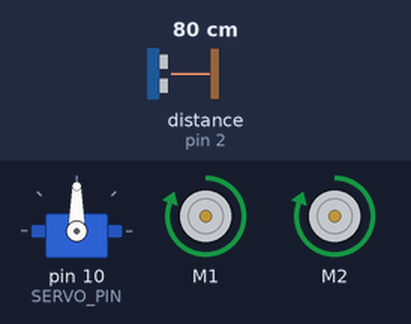
Recording of a program running on a simulated Arduino Uno, built with avr-gcc and run on an emulated ATmega328P. Parts: servo, 2 × DC motor (green arrow = forward, orange = backward, longer = faster). Wiring (inferred from the names in the program): ultrasonic range finder: trigger pin 13; echo pin 2. Inputs (shaded band) come from the test bench; at power-on: distance to the obstacle (sensor on pin 2) 80 cm. The echo pulse lasts 58.3 µs per cm.

Above: at 1.0 s.
1.1 s: distance to the obstacle (sensor on pin 2) set to 22 cm
2.6 s: distance to the obstacle (sensor on pin 2) set to 18 cm
At 5.3 s:
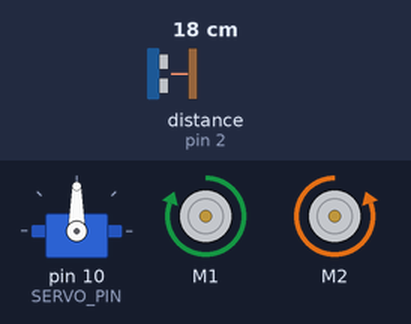
5.6 s: distance to the obstacle (sensor on pin 2) set to 2 cm
8.6 s: distance to the obstacle (sensor on pin 2) set to 35 cm
At 9.6 s:
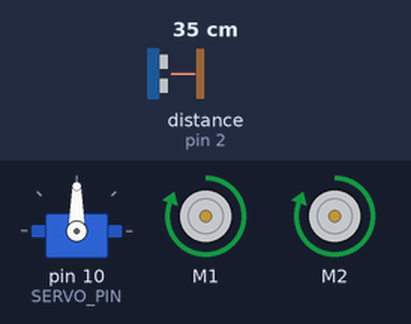
10.7 s: distance to the obstacle (sensor on pin 2) set to 4 cm
At 10.9 s:
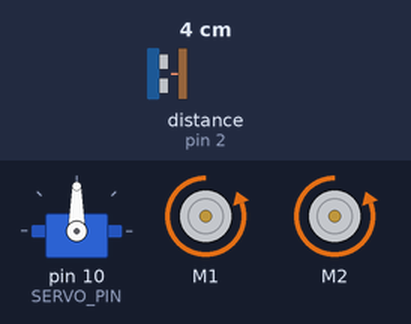
Timing chart, 0 to 14.7 s (numbered marks = the images above; inputs shaded):
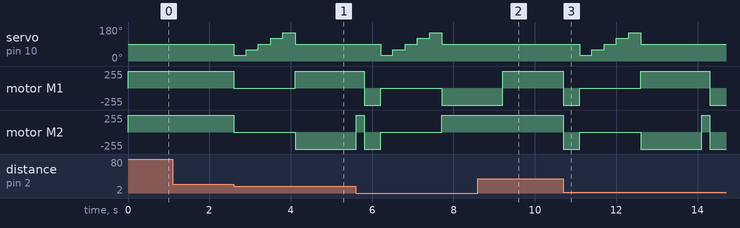

Measured:
- the behaviour switches between 21 and 20 cm on distance to the obstacle (sensor on pin 2) (found by bisection; images 0 and 1)
- after the input at 1.1 s, every drawn part: stays the same
- after the input at 2.6 s, servo on pin 10 (SERVO_PIN): 90° → 30° at once, → 60° 0.30 s later, → 90° 0.30 s later, → 120° 0.30 s later, … (6 changes in this stretch); motor M1: forward 255/255 → stopped at once, → forward 255/255 1.5 s later; motor M2: forward 255/255 → stopped at once, → backward 255/255 1.5 s later
- after the input at 8.6 s, servo on pin 10 (SERVO_PIN): stays 90° (without the input it goes to 30° after 1.2 s); motor M1: goes on until 9.2 s, then stays forward 255/255; motor M2: stays forward 255/255 (without the input it goes to backward 255/255 after 0.82 s)
- after the input at 10.7 s, servo on pin 10 (SERVO_PIN): 90° → 30° after 0.40 s, → 60° 0.30 s later, → 90° 0.30 s later, → 120° 0.30 s later, … (6 changes in this stretch); motor M1: forward 255/255 → backward 255/255 at once, → stopped 0.40 s later, → forward 255/255 1.5 s later, → backward 255/255 1.7 s later

The program:

main.cpp
```cpp
#include <Arduino.h>
#include "Sonar.h"
#include "ServoControl.h"
#include "MotorControl.h"
#include "State.h"

#define CHECK_INTERVAL 200
#define DIST_THRESHOLD 20
#define CRITICAL_DISTANCE 10
#define TURN_INTERVAL 1000
#define BACKWARD_TIME 400

#define MAX_TURN_ANGLE 60
#define MIN_TURN_TIME 500
#define MAX_TURN_TIME 1500


void mySetup() {
    Serial.begin(9600);
    initSonar();
    initEchoInterrupt();

    initServoControl();
    initMotorControl();
}

State_t currentState = IDLE;
uint32_t lastActionTime = 0;
uint16_t leftDistance = 0;
uint16_t rightDistance = 0;

uint32_t turnStartTime = 0;
uint32_t turnDuration = 0;

int bestAngle = 0;
int angleOffset = 0;
int absOffset = 0;


int main() {
    init();
    mySetup();


    while (true) {
        switch (currentState) {
            case IDLE:
                stopMotors();
                lookCenter();
                currentState = GO_FORWARD;
                lastActionTime = millis();
                break;

            case GO_FORWARD:
                forwardMotors();
                if (millis() - lastActionTime > CHECK_INTERVAL) {
                    uint16_t dist = measureDistance();
                    if (dist < CRITICAL_DISTANCE) {
                        stopMotors();
                        turnDuration = BACKWARD_TIME;
                        currentState = GO_BACKWARD;
                        lastActionTime = millis();
                    } else if (dist < DIST_THRESHOLD) {
                        currentState = OBSTACLE_DETECTED;
                        lastActionTime = millis();
                    }
                }

                break;

            case GO_BACKWARD:
                backwardMotors();
                if (millis() - lastActionTime > turnDuration) {
                    currentState = OBSTACLE_DETECTED;
                    lastActionTime = millis();
                }

                break;

            case OBSTACLE_DETECTED:
                stopMotors();
                currentState = SCAN_ALL;
                lastActionTime = millis();
                break;

            case SCAN_ALL:
                clearLookPoints();
                scanAllLookPoints();
                currentState = DECIDE_DIRECTION;
                lastActionTime = millis();
                break;

            case DECIDE_DIRECTION:
                bestAngle = getBestAngle();
                angleOffset = bestAngle - SERVO_CENTER_ANGLE;
                absOffset = abs(angleOffset);

                turnDuration = map(absOffset, 0, MAX_TURN_ANGLE, MIN_TURN_TIME, MAX_TURN_TIME);
                if (angleOffset < 0) {
                    currentState = TURN_LEFT;
                } else {
                    currentState = TURN_RIGHT;
                }

                break;

            case TURN_LEFT:
                if (turnStartTime == 0) {
                    leftTurnMotors();
                    turnStartTime = millis();
                } else if (millis() - turnStartTime >= turnDuration) {
                    stopMotors();
                    currentState = GO_FORWARD;
                    lastActionTime = millis();
                    turnStartTime = 0; // Reset turn timer
                    turnDuration = 0; // Reset turn duration
                }

                break;

            case TURN_RIGHT:
                if (turnStartTime == 0) {
                    rightTurnMotors();
                    turnStartTime = millis();
                } else if (millis() - turnStartTime >= turnDuration) {
                    stopMotors();
                    currentState = GO_FORWARD;
                    lastActionTime = millis();
                    turnStartTime = 0; // Reset turn timer
                    turnDuration = 0; // Reset turn duration
                }
        }
    }
}
```

MotorControl.h
```cpp
#ifndef __MOTOR_CONTROL_H__
#define __MOTOR_CONTROL_H__

#include <AFMotor.h>

extern AF_DCMotor leftMotors;
extern AF_DCMotor rightMotors;
extern uint8_t motorSpeed; // Default speed

void initMotorControl(void);
void stopMotors(void);
void forwardMotors(void);
void backwardMotors(void);
void leftTurnMotors(void);
void rightTurnMotors(void);

void setMotorSpeed(uint8_t speed);

#endif // __MOTOR_CONTROL_H__
```

ServoControl.h
```cpp
#ifndef __SERVO_CONTROL_H__
#define __SERVO_CONTROL_H__

#include <Servo.h>
#include <util/delay.h>
#include "Sonar.h"

#define SERVO_PIN 10
#define SERVO_CENTER_ANGLE 90
#define SERVO_MIN_ANGLE 30
#define SERVO_MAX_ANGLE 150
#define SERVO_STEP 30
#define SERVO_LOOK_POINTS ((SERVO_MAX_ANGLE - SERVO_MIN_ANGLE) / SERVO_STEP + 1)

#define SERVO_DELAY 300

typedef struct {
    int angle; // Angle in degrees
    uint16_t distance; // Distance in cm
} ServoLookPoint_t;

extern Servo servo;
extern int servoLookPointsCount;
extern ServoLookPoint_t servoLookPoints[SERVO_LOOK_POINTS];


void initServoControl(void);
void lookAtRightInstant(int angle);
void lookAtLeftInstant(int angle);
void lookCenter(void);
void initLookPoints(void);
void clearLookPoints(void);
void scanAllLookPoints(void);

int getBestAngle(void);


#endif // __SERVO_CONTROL_H__
```

Sonar.h
```cpp
#ifndef __SONAR__H__
#define __SONAR__H__

#include <avr/io.h>
#include <avr/interrupt.h>
#include <util/delay.h>

#include <Arduino.h>

#define TRIG_DDR DDRB
#define TRIG_PORT PORTB
#define TRIG_PIN PB5 // Using PB5 for TRIG_PIN, which is D13 on ATmega328P

#define ECHO_DDR DDRD
#define ECHO_PORT PORTD
#define ECHO_PIN_REGISTER PIND
#define ECHO_PIN PD2 // Using PD2 for ECHO_PIN, which is INT0 on ATmega328P

void initSonar(void);
void initTimer2(void);
void initEchoInterrupt(void);

uint32_t getMilis(void);

uint16_t measureDistance(void);
void sendTriggerPulse(void);

#endif // __SONAR__H__
```

State.h
```cpp
#ifndef __STATE_H__
#define __STATE_H__

typedef enum {
    IDLE,
    GO_FORWARD,
    GO_BACKWARD,
    OBSTACLE_DETECTED,
    DECIDE_DIRECTION,
    TURN_LEFT,
    TURN_RIGHT,
    SCAN_ALL,
} State_t;

#endif // __STATE_H__
```

MotorControl.cpp
```cpp
#include "MotorControl.h"

AF_DCMotor leftMotors(1);
AF_DCMotor rightMotors(2);
uint8_t motorSpeed = 255;


void initMotorControl(void) {
    leftMotors.setSpeed(motorSpeed);
    rightMotors.setSpeed(motorSpeed);

    leftMotors.run(RELEASE);
    rightMotors.run(RELEASE);
}

void stopMotors(void) {
    leftMotors.run(RELEASE);
    rightMotors.run(RELEASE);
}
void forwardMotors(void) {
    leftMotors.setSpeed(motorSpeed);
    rightMotors.setSpeed(motorSpeed);
    leftMotors.run(FORWARD);
    rightMotors.run(FORWARD);
}

void backwardMotors(void) {
    leftMotors.setSpeed(motorSpeed);
    rightMotors.setSpeed(motorSpeed);
    leftMotors.run(BACKWARD);
    rightMotors.run(BACKWARD);
}

void rightTurnMotors(void) {
    leftMotors.setSpeed(motorSpeed);
    rightMotors.setSpeed(motorSpeed);
    leftMotors.run(BACKWARD);
    rightMotors.run(FORWARD);
}

void leftTurnMotors(void) {
    leftMotors.setSpeed(motorSpeed);
    rightMotors.setSpeed(motorSpeed);
    leftMotors.run(FORWARD);
    rightMotors.run(BACKWARD);
}

void setMotorSpeed(uint8_t speed) {
    motorSpeed = speed;
}
```

ServoControl.cpp
```cpp
#include "ServoControl.h"

Servo servo;
ServoLookPoint_t servoLookPoints[SERVO_LOOK_POINTS];
int servoLookPointsCount = 0;

void initLookPoints(void) {
    for (int i = SERVO_MIN_ANGLE; i <= SERVO_MAX_ANGLE; i += SERVO_STEP) {
        servoLookPoints[servoLookPointsCount].angle = i;
        servoLookPoints[servoLookPointsCount].distance = INT16_MIN;
        servoLookPointsCount++;
    }
}

void clearLookPoints(void) {
    for (int i = 0; i < servoLookPointsCount; i++)
        servoLookPoints[i].distance = INT16_MIN; // Reset distances to max
}

void scanAllLookPoints(void) {
    for (int i = 0; i < servoLookPointsCount; i++) {
        servo.write(servoLookPoints[i].angle);
        delay(SERVO_DELAY); // Allow time for servo to move
        uint16_t distance = measureDistance(); // Measure distance at this angle
        servoLookPoints[i].distance = distance; // Store the measured distance
    }

    lookCenter(); // Center the servo after scanning
}

int getBestAngle(void) {
    int bestIndex = 0;
    uint32_t maxDistance = servoLookPoints[0].distance;

    for (int i = 1; i < servoLookPointsCount; i++) {
        if (servoLookPoints[i].distance > maxDistance) {
            maxDistance = servoLookPoints[i].distance;
            bestIndex = i;
        }
    }

    return servoLookPoints[bestIndex].angle;
}

void initServoControl(void) {
    initLookPoints(); // Initialize look points

    servo.attach(SERVO_PIN);
    servo.write(SERVO_CENTER_ANGLE);
}

void lookAtRightInstant(int angle) {
    servo.write(90 + angle);
}

void lookAtLeftInstant(int angle) {
    servo.write(90 - angle);
}

void lookCenter(void) {
    servo.write(SERVO_CENTER_ANGLE);
}
```

Sonar.cpp
```cpp
#include "Sonar.h"

volatile uint32_t timerTicks = 0;
volatile uint32_t echoStartTime = 0;
volatile uint32_t echoEndTime = 0;
volatile uint8_t measuring = 0;
volatile uint8_t echoDone = 0;


void initSonar(void) {
    // Set TRIG_PIN as output
    TRIG_DDR |= (1 << TRIG_PIN);
    // Initialize TRIG_PIN to LOW
    TRIG_PORT &= ~(1 << TRIG_PIN);

    // Set ECHO_PIN as input
    ECHO_DDR &= ~(1 << ECHO_PIN);

}

void initEchoInterrupt(void) {
    // Enable external interrupt on INT0 (ECHO_PIN)
    // Trigger on any logical change
    EICRA |= (1 << ISC00);
    EICRA &= ~(1 << ISC01);

    // Clear any pending interrupts on INT0
    EIFR |= (1 << INTF0);

    // Enable INT0 interrupt
    EIMSK |= (1 << INT0);
}


ISR(INT0_vect) {
    // This interrupt is triggered on the rising edge of the ECHO_PIN
    if (ECHO_PIN_REGISTER & (1 << ECHO_PIN)) {
        // Rising edge detected, record the start time
        // echoStartTime = timerTicks * 256UL + TCNT2;
        echoStartTime = micros(); // Use micros() for more precise timing

        // Set measuring flag to indicate we are measuring
        measuring = 1;

        // Clear echo done flag
        echoDone = 0;
    } else {
        if (measuring) {
            // Falling edge detected, record the end time
            // echoEndTime = timerTicks * 256UL + TCNT2;
            echoEndTime = micros(); // Use micros() for more precise timing

            // Clear measuring flag
            measuring = 0;

            // Set echo done flag to indicate measurement is complete
            echoDone = 1;
        }
    }
}


void sendTriggerPulse(void) {
    // Send a 10 microsecond pulse to TRIG_PIN
    TRIG_PORT |= (1 << TRIG_PIN); // Set TRIG_PIN HIGH
    _delay_us(10); // Wait for 10 microseconds
    TRIG_PORT &= ~(1 << TRIG_PIN); // Set TRIG_PIN LOW
}

uint16_t measureDistance(void) {
    echoDone = 0;
    measuring = 0;
    sendTriggerPulse();

    while (!echoDone) {
        // așteaptă ISR să seteze echoDone
    }

    uint32_t durationUs;
    if (echoEndTime >= echoStartTime) {
        durationUs = echoEndTime - echoStartTime;
    } else {
        // micros() a dat overflow
        durationUs = (0xFFFFFFFF - echoStartTime) + echoEndTime + 1;
    }

    uint16_t distanceCm = durationUs / 58;

    return distanceCm;
}
```
